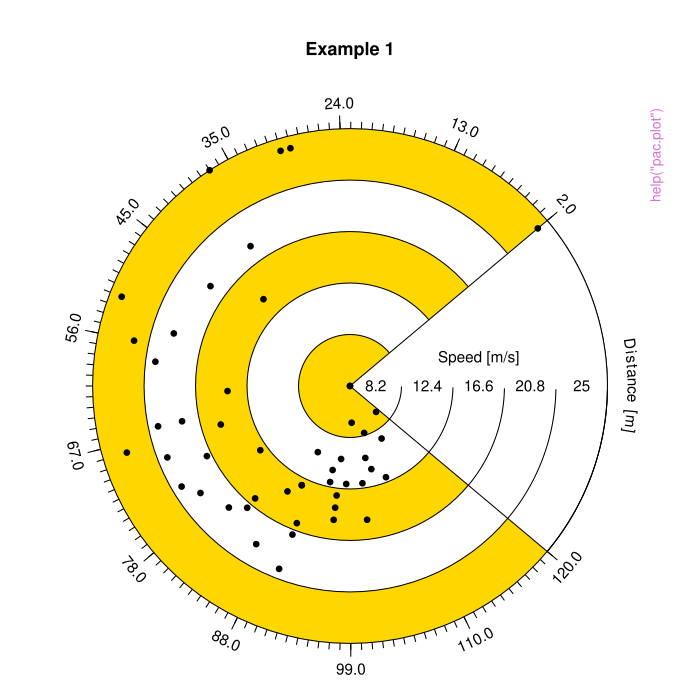

This chart was generated by the following R code:
pkgname <- "pacviz"
source(file.path(R.home("share"), "R", "examples-header.R"))
options(warn = 1)
options(pager = "console")
base::assign(".ExTimings", "pacviz-Ex.timings", pos = 'CheckExEnv')
base::cat("name\tuser\tsystem\telapsed\n", file=base::get(".ExTimings", pos = 'CheckExEnv'))
base::assign(".format_ptime",
function(x) {
  if(!is.na(x[4L])) x[1L] <- x[1L] + x[4L]
  if(!is.na(x[5L])) x[2L] <- x[2L] + x[5L]
  options(OutDec = '.')
  format(x[1L:3L], digits = 7L)
},
pos = 'CheckExEnv')

### * </HEADER>
library('pacviz')

base::assign(".oldSearch", base::search(), pos = 'CheckExEnv')
base::assign(".old_wd", base::getwd(), pos = 'CheckExEnv')
cleanEx()
nameEx("pac.plot")
### * pac.plot

flush(stderr()); flush(stdout())

base::assign(".ptime", proc.time(), pos = "CheckExEnv")
### Name: pac.plot
### Title: Pac-Man plotting function
### Aliases: pac.plot
### Keywords: visualization

### ** Examples

# Generic Pac-Man plot
data("cars")
pac.plot(cars$dist,cars$speed, 'Example 1', c("Distance", "m"), c("Speed", "m/s"))



base::assign(".dptime", (proc.time() - get(".ptime", pos = "CheckExEnv")), pos = "CheckExEnv")
base::cat("pac.plot", base::get(".format_ptime", pos = 'CheckExEnv')(get(".dptime", pos = "CheckExEnv")), "\n", file=base::get(".ExTimings", pos = 'CheckExEnv'), append=TRUE, sep="\t")
cleanEx()
nameEx("pac.resid")
### * pac.resid

flush(stderr()); flush(stdout())

base::assign(".ptime", proc.time(), pos = "CheckExEnv")
### Name: pac.resid
### Title: Pac-Man Residual Function
### Aliases: pac.resid
### Keywords: regression visualization

### ** Examples

data("cars")
x <- cars$dist
y <- cars$speed
pac.resid(x,y, 'Example 2',
            c("Temperature",'degC'),
            color1="lightblue",
            standardize=TRUE)



base::assign(".dptime", (proc.time() - get(".ptime", pos = "CheckExEnv")), pos = "CheckExEnv")
base::cat("pac.resid", base::get(".format_ptime", pos = 'CheckExEnv')(get(".dptime", pos = "CheckExEnv")), "\n", file=base::get(".ExTimings", pos = 'CheckExEnv'), append=TRUE, sep="\t")
### * <FOOTER>
###
cleanEx()
options(digits = 7L)
base::cat("Time elapsed: ", proc.time() - base::get("ptime", pos = 'CheckExEnv'),"\n")
grDevices::dev.off()
###
### Local variables: ***
### mode: outline-minor ***
### outline-regexp: "\\(> \\)?### [*]+" ***
### End: ***
quit('no')
